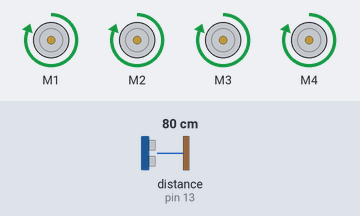
Bench run of a sketch on a simulated Arduino Uno, built with avr-gcc and run on an emulated ATmega328P. Parts: 4 × DC motor (green arrow = forward, orange = backward, longer = faster). The test bench sets the inputs (shaded band); at power-on: distance to the obstacle (sensor on pin 13) 80 cm. The echo pulse lasts 58.3 µs per cm.

Above: at 6.2 s.
6.3 s: distance to the obstacle (sensor on pin 13) set to 2 cm
At 7.4 s:
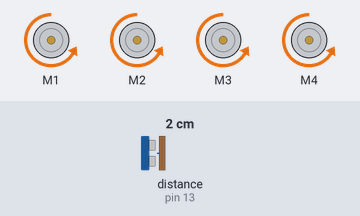
9.3 s: distance to the obstacle (sensor on pin 13) set to 9 cm
At 10.6 s:
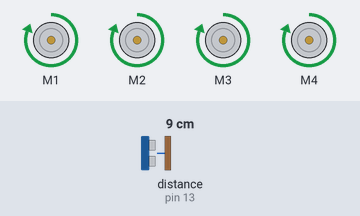
12.3 s: distance to the obstacle (sensor on pin 13) set to 4 cm
At 13.1 s:
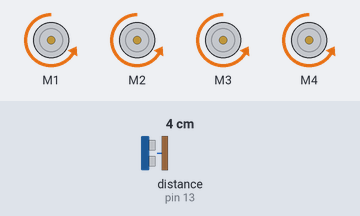
Timing chart, 0 to 15.3 s (numbered marks = the images above; inputs shaded):
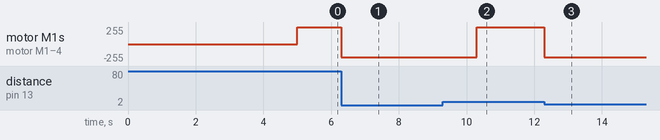

The sketch:

project42.ino
```cpp
// Project 42 - Detecting Robot Vehicle Collisions with an Ultrasonic Distance Sensor
#include <AFMotor.h>
#include <HCSR04.h>

// set-up instances of each motor
AF_DCMotor motor1(1);
AF_DCMotor motor2(2);
AF_DCMotor motor3(3);
AF_DCMotor motor4(4);

// set-up ultrasonic sensor
UltraSonicDistanceSensor HCSR04(2, 13); // trig - D2, echo - D13

boolean crash=false;

void checkDistance()
{
  float distance;
  distance = HCSR04.measureDistanceCm();
  if (distance < 5) // crash distance is 5cm or less
  {
    crash = true;
  }
}

void goBackward(int speed, int duration)
{
  motor1.setSpeed(speed);
  motor2.setSpeed(speed);
  motor3.setSpeed(speed);
  motor4.setSpeed(speed);
  motor1.run(BACKWARD);
  motor2.run(BACKWARD);
  motor3.run(BACKWARD);
  motor4.run(BACKWARD);
  delay(duration);
  motor1.run(RELEASE);
  motor2.run(RELEASE);
  motor3.run(RELEASE);
  motor4.run(RELEASE);
}

void goForward(int duration, int speed)
{
  long a, b;
  boolean move = true;
  a = millis();
  do
  {
    checkDistance();
    if (crash == false)
    {
      motor1.setSpeed(speed);
      motor2.setSpeed(speed);
      motor3.setSpeed(speed);
      motor4.setSpeed(speed);
      motor1.run(FORWARD);
      motor2.run(FORWARD);
      motor3.run(FORWARD);
      motor4.run(FORWARD);
    }
    if (crash == true)
    {
      goBackward(200, 2000);
      crash = false;
    }
    b = millis() - a;
    if (b >= duration)
    {
      move = false;
    }
  }
  while (move != false);
  // stop motors
  motor1.run(RELEASE);
  motor2.run(RELEASE);
  motor3.run(RELEASE);
  motor4.run(RELEASE);
}

void setup()
{
  delay(5000);
}

void loop()
{
  goForward(1000, 255);
}
```

Measured:
- after the input at 6.3 s, motor M1–4: forward 255/255 → backward 200/255 at once
- after the input at 9.3 s, motor M1–4: backward 200/255 → forward 255/255 after 1.0 s
- after the input at 12.3 s, motor M1–4: forward 255/255 → backward 200/255 at once
